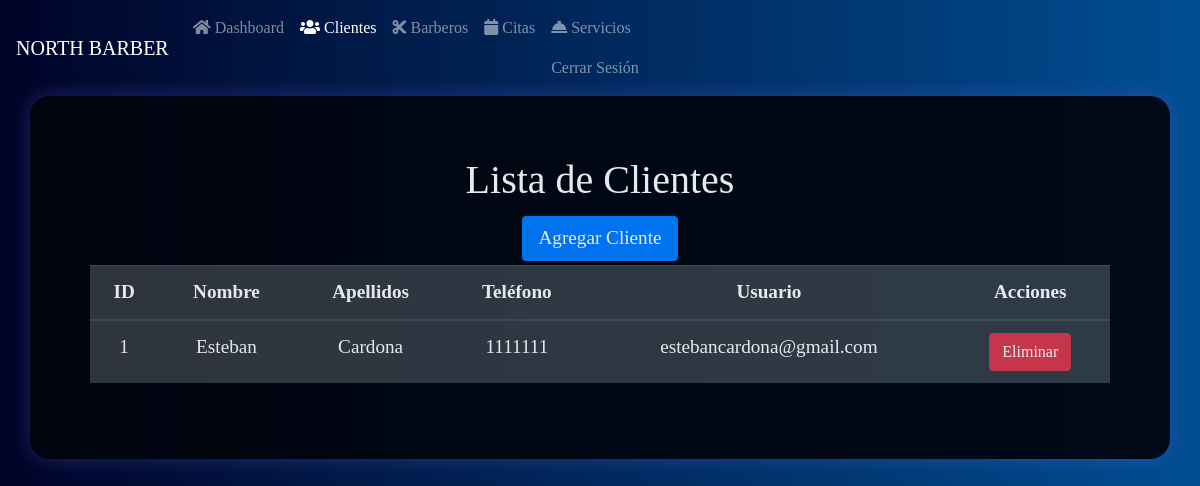
Page /admin_clientes (signed in) on the committed database.
### tables this page shows
CREATE TABLE cliente (
    id INTEGER PRIMARY KEY,
    nombre VARCHAR(50) NOT NULL,
    apellidos VARCHAR NOT NULL,
    telefono NUMERIC(28, 10) NOT NULL,
    username VARCHAR(50) NOT NULL,
    "password" VARCHAR(12) NOT NULL,
    tipo_usuario_id INTEGER NOT NULL,
    FOREIGN KEY (tipo_usuario_id) REFERENCES tipo_usuario(id)
);

### app.py (the view)
    def admin_clientes(self):
        if "tipo_usuario" in session and session["tipo_usuario"] == 3:
            conn = DatabaseManager(self.DATABASE).get_connection()
            cursor = conn.cursor()
            cursor.execute("SELECT * FROM cliente")
            clientes = cursor.fetchall()
            conn.close()
            return render_template("admin_clientes.html", clientes=clientes)
        return redirect("/login")

### app.py (called while the page is built)
    def get_connection(self):
        db = getattr(g, "_database", None)
        if db is None:
            db = g._database = sqlite3.connect(self.database)
        return db

    def close_connection(self, exception):
        db = getattr(g, "_database", None)
        if db is not None:
            db.close()

    def close_connection(self, exception):
        DatabaseManager("barberia.db").close_connection(exception)

### templates/admin_clientes.html (shortened to what this page needs)
<!DOCTYPE html>
<html lang="es">
  <head>
    <link
      href="https://stackpath.bootstrapcdn.com/bootstrap/4.3.1/css/bootstrap.min.css"
      rel="stylesheet"
    />
    <link
      rel="stylesheet"
      href="https://use.fontawesome.com/releases/v5.8.1/css/all.css"
    />
  </head>
  <body>
    <nav class="navbar navbar-expand-lg navbar-dark bg-primary">
      <a class="navbar-brand" href="#">NORTH BARBER</a>
      <div class="collapse navbar-collapse" id="navbarNav">
        <ul class="navbar-nav">
          <li class="nav-item">
            <a class="nav-link" href="/admin_dashboard"
              ><i class="fa fa-home"></i> Dashboard</a
            >
          </li>
          <li class="nav-item active">
            <a class="nav-link" href="/admin_clientes"
              ><i class="fa fa-users"></i> Clientes</a
            >
          </li>
          <li class="nav-item">
            <a class="nav-link" href="/admin_barberos"
              ><i class="fa fa-cut"></i> Barberos</a
            >
          </li>
          <li class="nav-item">
            <a class="nav-link" href="/admin_citas"
              ><i class="fa fa-calendar"></i> Citas</a
            >
          </li>
          <li class="nav-item">
            <a class="nav-link" href="/admin_servicios"
              ><i class="fa fa-concierge-bell"></i> Servicios</a
            >
            <ul class="navbar-nav ml-auto">
              <li class="nav-item">
                <a class="nav-link btn-logout" href="/logout">Cerrar Sesión</a>
              </li>
            </ul>
          </li>
        </ul>
      </div>
    </nav>
    <div class="container">
      <h1>Lista de Clientes</h1>
      <div class="actions">
        <a href="/admin_agregar_cliente">Agregar Cliente</a>
      </div>
      <table class="table table-dark table-hover">
        <thead>
          <tr>
            <th>ID</th>
            <th>Nombre</th>
            <th>Apellidos</th>
            <th>Teléfono</th>
            <th>Usuario</th>
            <th>Acciones</th>
          </tr>
        </thead>
        <tbody>
          {% for cliente in clientes %}
          <tr>
            <td>{{ cliente[0] }}</td>
            <td>{{ cliente[1] }}</td>
            <td>{{ cliente[2] }}</td>
            <td>{{ cliente[3] }}</td>
            <td>{{ cliente[4] }}</td>
            <td>
              <a
                href="/admin_eliminar_cliente/{{ cliente[0] }}"
                class="btn btn-danger"
                onclick="return confirm('¿Estás seguro de eliminar este cliente?')"
                >Eliminar</a
              >
            </td>
          </tr>
          {% endfor %}
        </tbody>
      </table>
    </div>
  </body>
</html>

### templates/admin_clientes.html (style rules this page uses)
body { background: linear-gradient(to right, #000428, #004e92); color: white; font-family: "Times New Roman", Times, serif; }
.container { font-size: larger; text-align: center; border-radius: 20px; padding: 60px; position: relative; opacity: 0.9; z-index: 2; background: linear-gradient(to bottom, #01040c, #01040c); box-shadow: 0 0 20px rgba(128, 106, 255, 0.3); }
.navbar { background: linear-gradient(to right, #000428, #004e92); }
.actions a { display: inline-block; padding: 8px 16px; margin: 4px; background-color: #007bff; color: #fff; text-decoration: none; border-radius: 4px; }

### rows in the picture
cliente: id "1", nombre "Esteban", apellidos "Cardona", telefono "1111111", username "estebancardona@gmail.com"
